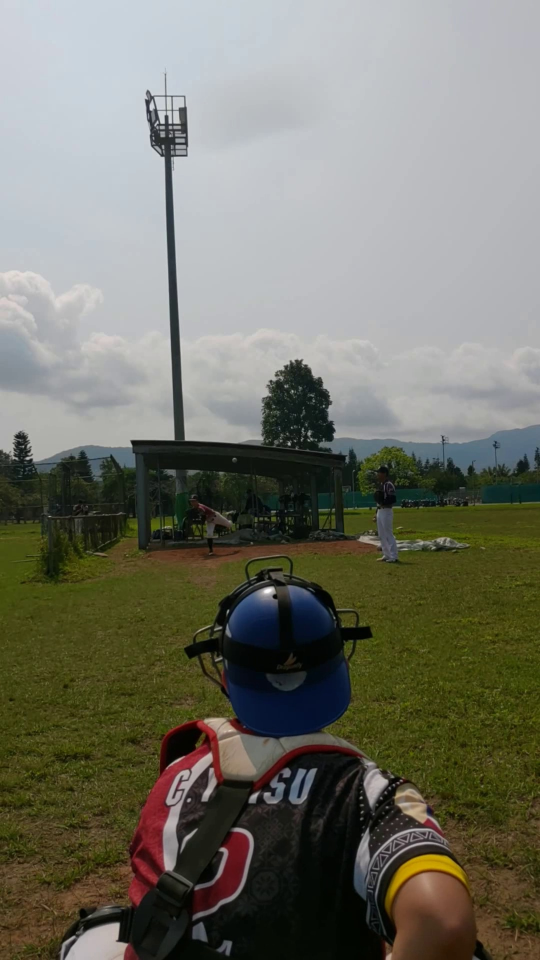
#> input picture src/0323/0320_1_2124.jpg, 1080 x 1920 px, found by its file name (shown at 1/2 size)
$ python 0323test.py
#> lines starting #> are read from the running program, lines starting #| are printed output that depends on the picture; after the words box and inside, x2 and y2 are one past the last pixel; in counts of white or black regions, pixels touching at a corner belong together
import cv2
import numpy as np
import time
'''
    a0 = r'/Users/teddy/Desktop/project/src/0323/0320_1_2124.jpg'
    a1 = r'/Users/teddy/Desktop/project/src/0323/0320_1_2125.jpg'
    a2 = r'/Users/teddy/Desktop/project/src/0323/0320_1_2126.jpg'

    a0 = r'/Users/teddy/Desktop/project/src/0323/0320_1_2147.jpg'
    a1 = r'/Users/teddy/Desktop/project/src/0323/0320_1_2148.jpg'
    a2 = r'/Users/teddy/Desktop/project/src/0323/0320_1_2149.jpg'
    '''
point = [[100,640],[820,640],[100,1920],[820,1920]]
def run(point):
    #a0 = r'/Users/teddy/Desktop/project/src/0323/0320_1_2124.jpg'
    #a1 = r'/Users/teddy/Desktop/project/src/0323/0320_1_2125.jpg'
    #a2 = r'/Users/teddy/Desktop/project/src/0323/0320_1_2126.jpg'
    a0 = r'/Users/asus/Desktop/New_eMobileStrikeZone_IP-main/src/0323/0320_1_2124.jpg'
    a1 = r'/Users/asus/Desktop/New_eMobileStrikeZone_IP-main/src/0323/0320_1_2125.jpg'
    a2 = r'/Users/asus/Desktop/New_eMobileStrikeZone_IP-main/src/0323/0320_1_2126.jpg'

    ia0 = cv2.imread(a0)
#> ia0 is the input picture: shape (1920, 1080, 3); mean B, G, R 103.6, 115.4, 115.3
    ia0 = cv2.cvtColor(ia0, cv2.COLOR_BGR2GRAY)
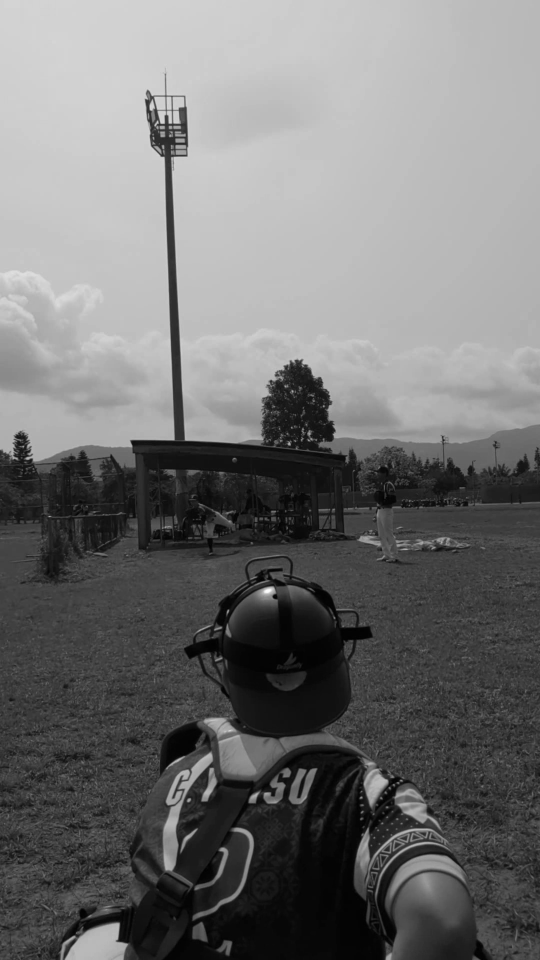
#> ia0: shape (1920, 1080) (shown at 1/2 size); min 0, max 254, mean 114
    ia0 = cv2.resize(ia0[640:1920,100:820], (1080,1920), interpolation=cv2.INTER_CUBIC)
    ia1 = cv2.imread(a1)
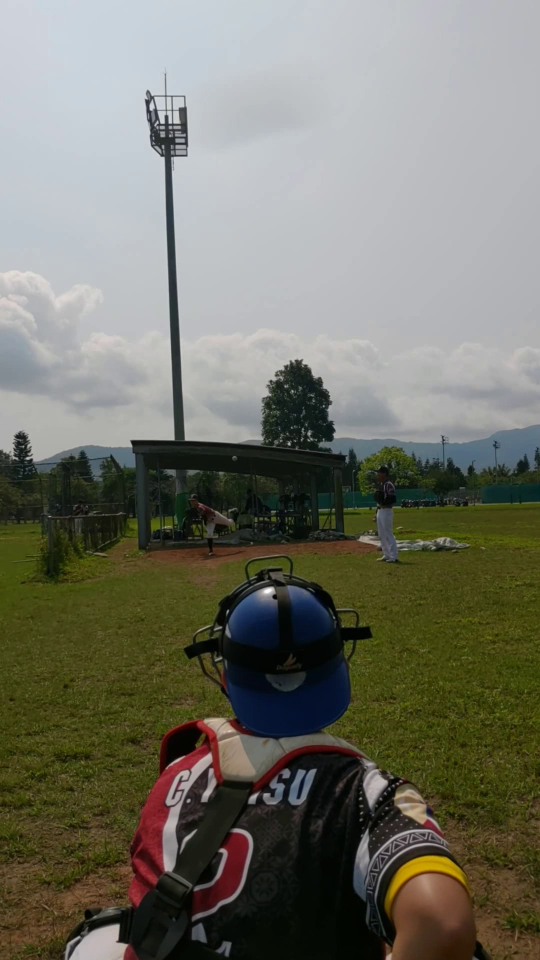
#> input picture src/0323/0320_1_2125.jpg, 1080 x 1920 px, found by its file name (shown at 1/2 size)
#> ia1 is the input picture: shape (1920, 1080, 3); mean B, G, R 103.5, 115.4, 115.2
    ia1 = cv2.cvtColor(ia1, cv2.COLOR_BGR2GRAY)
#> ia1: shape (1920, 1080)
    ia1 = cv2.resize(ia1[640:1920,100:820], (1080,1920), interpolation=cv2.INTER_CUBIC)
    ia2 = cv2.imread(a2)
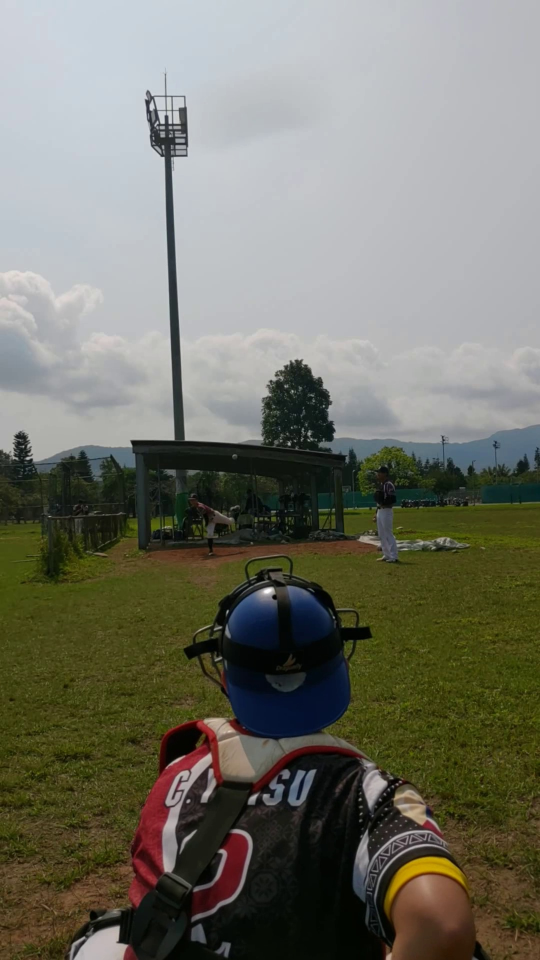
#> input picture src/0323/0320_1_2126.jpg, 1080 x 1920 px, found by its file name (shown at 1/2 size)
#> ia2 is the input picture: shape (1920, 1080, 3); mean B, G, R 103.5, 115.4, 115.2
    ia2 = cv2.cvtColor(ia2, cv2.COLOR_BGR2GRAY)
#> ia2: shape (1920, 1080)
    ia2 = cv2.resize(ia2[640:1920,100:820], (1080,1920), interpolation=cv2.INTER_CUBIC)
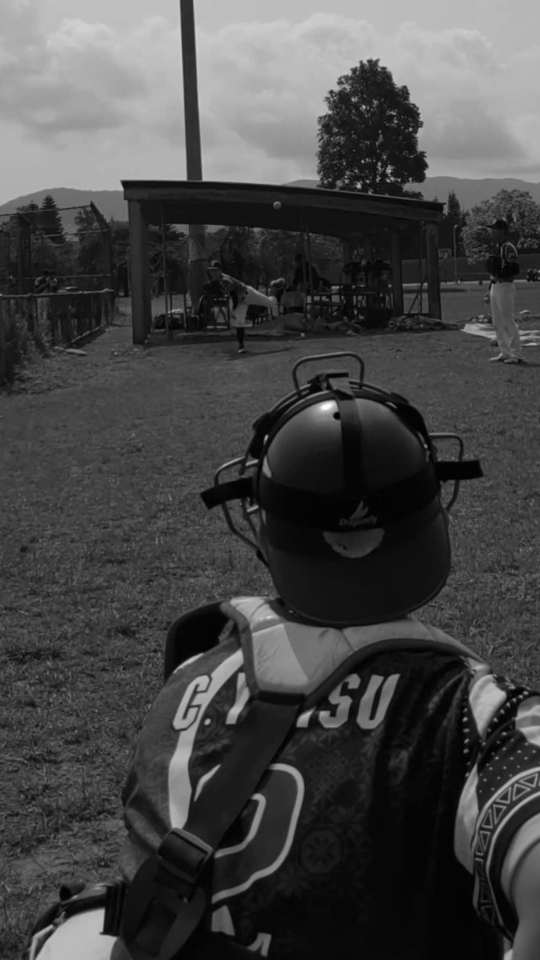
#> ia2: shape (1920, 1080) (shown at 1/2 size); min 0, max 255, mean 70.1

    t0 = time.time()
    a0a1 = cv2.absdiff(ia0,ia1)
    a1a2 = cv2.absdiff(ia1,ia2)
    a012 = cv2.bitwise_and(a0a1,a1a2)
    a012 = np.where(a012 >10 ,255,0).astype('uint8')
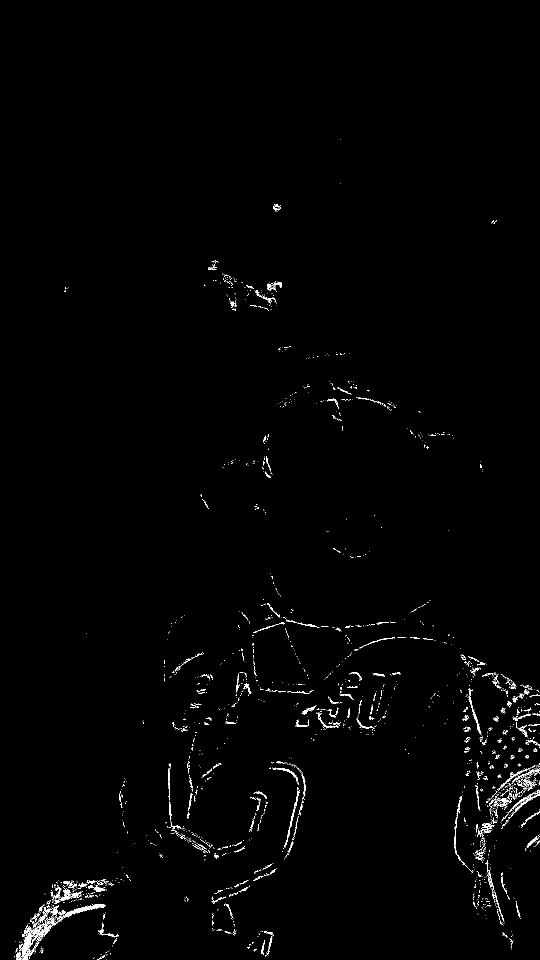
#> a012: shape (1920, 1080) (shown at 1/2 size); 0.98% white in thin lines or dots, all inside (x1, y1, x2, y2) = (28, 278, 1080, 1920)

    kernel3 = cv2.getStructuringElement(cv2.MORPH_ELLIPSE, (3,3))
    kernel5 = cv2.getStructuringElement(cv2.MORPH_ELLIPSE, (5,5))
    kernel7 = cv2.getStructuringElement(cv2.MORPH_ELLIPSE, (7,7))
    #a012 = cv2.erode(a012, kernel, iterations=1)
    a012 = cv2.dilate(a012, kernel5, iterations=1)
#> a012: shape (1920, 1080); 3.8% white; 358 white regions (72 under 20 px), largest, box (x1, y1, x2, y2) and area: (26, 1756, 229, 1920) 10495, (944, 1524, 1080, 1728) 7095, (332, 1524, 431, 1708) 2623
    a012 = cv2.erode(a012, kernel7, iterations=1)
#> a012: shape (1920, 1080); 0.82% white; 442 white regions (349 under 20 px), largest, box (x1, y1, x2, y2) and area: (29, 1809, 210, 1920) 4283, (973, 1528, 1080, 1632) 2690, (948, 1635, 992, 1721) 967
    a012 = cv2.dilate(a012, kernel5, iterations=1)
#> a012: shape (1920, 1080); 1.9% white; 266 white regions (40 under 20 px), largest, box (x1, y1, x2, y2) and area: (27, 1757, 227, 1920) 8499, (946, 1526, 1080, 1723) 5804, (1005, 1578, 1080, 1645) 1106
    a012 = cv2.erode(a012, kernel3, iterations=1)
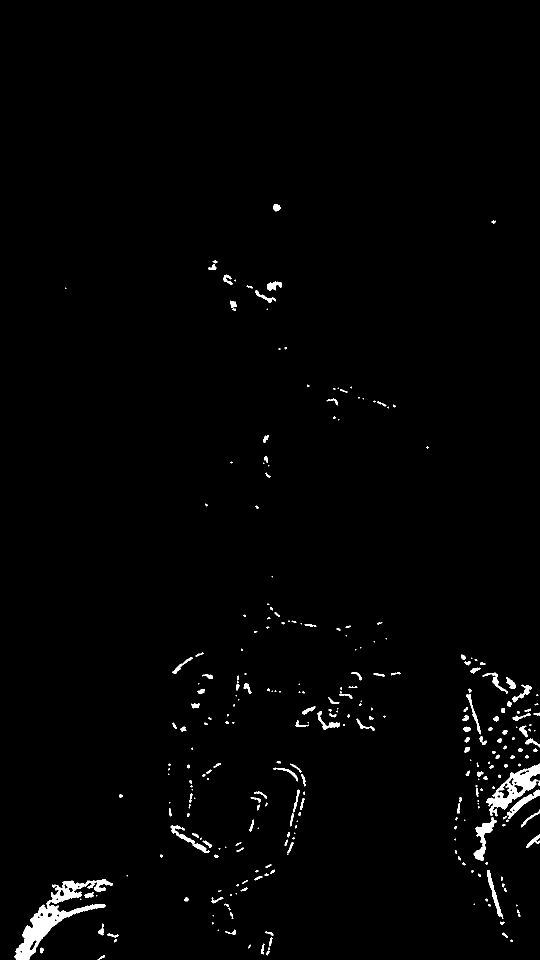
#> a012: shape (1920, 1080) (shown at 1/2 size); 1.4% white; 301 white regions (124 under 20 px), largest, box (x1, y1, x2, y2) and area: (28, 1758, 226, 1920) 7332, (972, 1527, 1080, 1633) 3609, (947, 1634, 993, 1722) 1279
    #a012 = cv2.morphologyEx(a012, cv2.MORPH_CLOSE, kernel, iterations=1)
    a012 = cv2.GaussianBlur(a012, (7, 7), 0)

    '''
    ret, thresh = cv2.threshold(a012, 100, 255, 1)
    cnts, hierarchy = cv2.findContours(thresh, cv2.RETR_TREE , cv2.CHAIN_APPROX_SIMPLE)
    out = np.where(a012,0,0).astype('uint8')
    out = cv2.cvtColor(out, cv2.COLOR_GRAY2BGR)
    cv2.drawContours(out, cnts, -1, (255, 255, 255), 3)
    cv2.imshow('',out)
    cv2.waitKey(0)  '''

    ball = cv2.HoughCircles(a012, cv2.HOUGH_GRADIENT, 1, 100, param1=10, param2=15, minRadius=0, maxRadius=70)
#> ball = 17 rows, first 8: [561.5, 1572.5, 49.9], [988.5, 1391.5, 47.1], [1014.5, 1600.5, 29.4], [129.5, 1791.5, 32.7], [1017.5, 1487.5, 58.3], [706.5, 1359.5, 16.6], [536.5, 1676.5, 50.1], [378.5, 1739.5, 61.2]
    a012 = cv2.cvtColor(a012, cv2.COLOR_GRAY2BGR)
#> a012: shape (1920, 1080, 3)
    for i in ball[0]:
        cv2.circle(a012, (i[0], i[1]), int(i[2]), (0, 0, 255), 5)
#> this loop made 17 passes
#> i on passes 1 to 12: [561.5, 1572.5, 49.9], [988.5, 1391.5, 47.1], [1014.5, 1600.5, 29.4], [129.5, 1791.5, 32.7], [1017.5, 1487.5, 58.3], [706.5, 1359.5, 16.6], [536.5, 1676.5, 50.1], [378.5, 1739.5, 61.2], [623.5, 1433.5, 18.8], [541.5, 572.5, 8.2], [552.5, 415.5, 7.1], [911.5, 1463.5, 48.6]
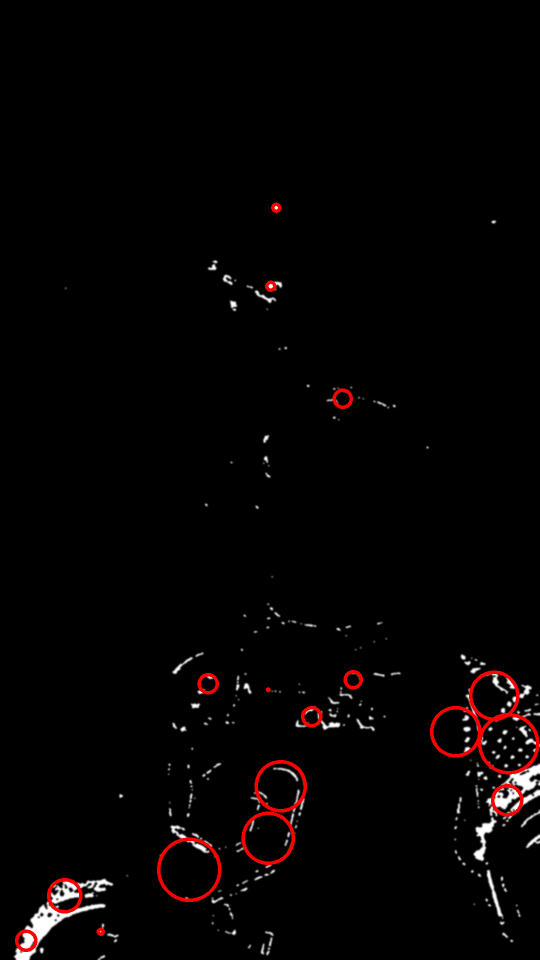
#> a012: shape (1920, 1080, 3) (shown at 1/2 size); mean B, G, R 3, 3, 5.5
    t1 = time.time()
    print(t1-t0)
    cv2.imshow('',a012)
    cv2.waitKey(0)


run(point)
